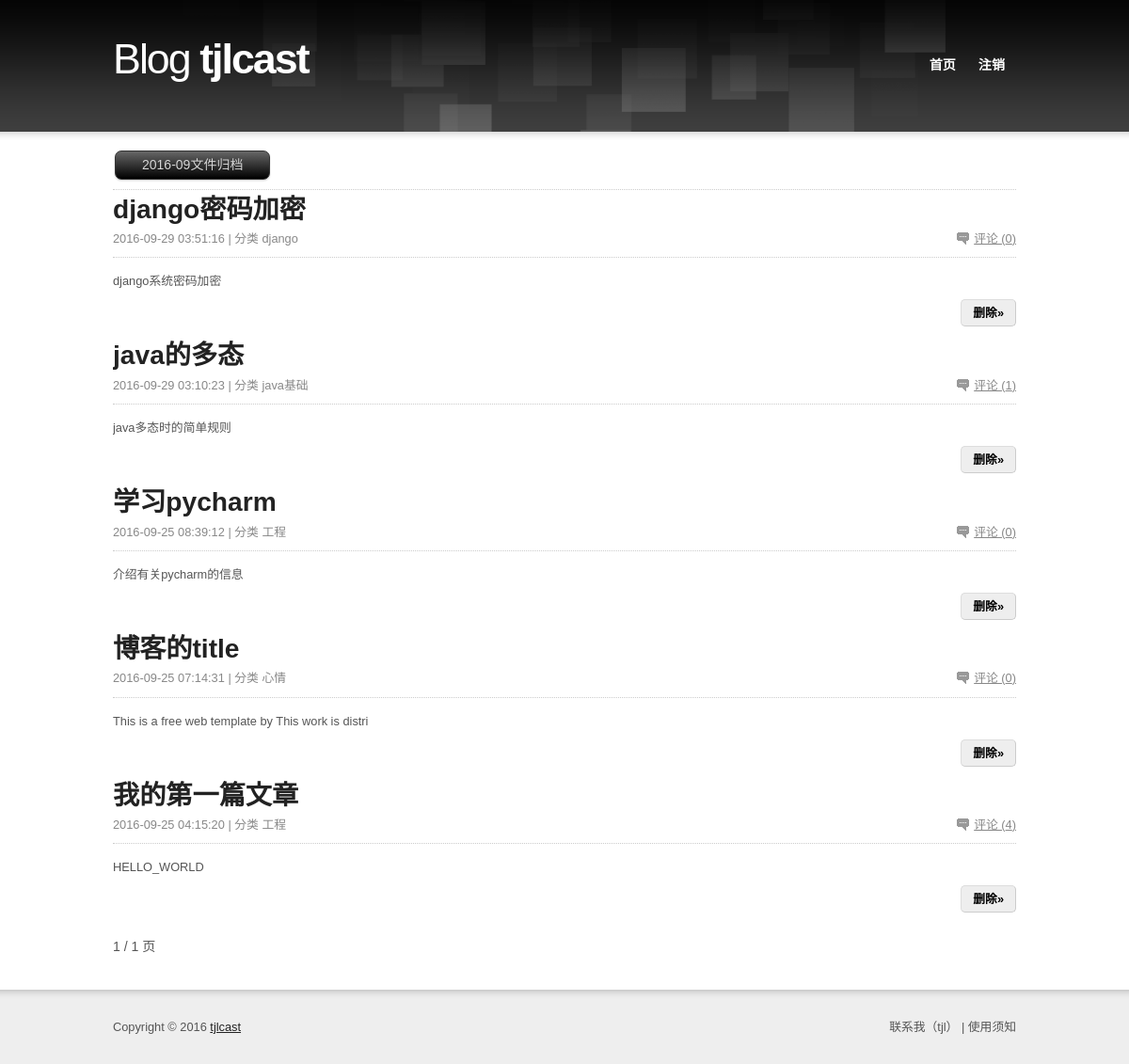
The page /archive/?year=2016&month=09 (signed in) on the database its author committed.
### blog_old_project/models.py (models this page shows, shortened)
class Article(models.Model):
    title = models.CharField(max_length=50, verbose_name='文章标题')
    desc = models.CharField(max_length=50, verbose_name='文章描述')
    content = models.TextField(verbose_name='文章内容')
    click_count = models.IntegerField(default=0, verbose_name='点击次数')
    is_recommend = models.BooleanField(default=False, verbose_name='是否推荐')
    date_publish = models.DateTimeField(auto_now_add=True, verbose_name='发布时间')
    user = models.ForeignKey(User, verbose_name='用户')
    category = models.ForeignKey(Category, blank=True, null=True, verbose_name='分类')
    tag = models.ManyToManyField(Tag, verbose_name='标签')
    objects = ArticleManager()
    class Meta:
        verbose_name = '文章'
        verbose_name_plural = verbose_name
        ordering = ['-date_publish']

class Category(models.Model):
    name = models.CharField(max_length=30, verbose_name='分类名称')
    index = models.IntegerField(default=999,verbose_name='分类的排序')
    class Meta:
        verbose_name = '分类'
        verbose_name_plural = verbose_name
        ordering = ['index', 'id']

### blog_old_project/views.py (the view)
# urls.py: url(r'archive/$', archive, name='archive'),
def archive(request):
    try:
        year = request.GET.get('year', None)
        month = request.GET.get('month', None)
        article_list = Article.objects.filter(date_publish__icontains=year + '-' + month)
        article_list = getPaginator(request, article_list, 1, 5)
    except Exception as e:
        print e
        logger.error(e)
    return render(request, 'archive.html', locals())

### blog_old_project/tools/MyPagination.py (called while the page is built)
    def page(self, number):
        self.page_num = number
        return super(JuncheePaginator, self).page(number)

### blog_old_project/views.py (called while the page is built)
def global_settings(request):
    SITE_NAME = settings.SITE_NAME
    SITE_DESC = settings.SITE_DESC
    return locals()

def getPaginator(request, obj_list, curPage, page_size=5):
    paginator = JuncheePaginator(obj_list, page_size)
    try:
        cur_page = int(curPage)
        obj_list = paginator.page(cur_page)
    except Exception as e:
        obj_list = paginator.page(1)
    return obj_list

### templates/archive.html (shortened to what this page needs)
{% include 'header.html' %}
	<div id="section" class="box">
		<div class="button black"> {{ year }}-{{ month }}文件归档 </div>
		<div style="border-bottom: 1px dotted #CCC;margin: 10px 0 0 0"></div>
		<ul class="articles box">
                {% for article in article_list %}
                    <li>
					<h2><a href="{% url 'article' %}?id={{ article.id }}">{{ article.title }}</a></h2>
					<div class="article-info box">
						<p class="f-right"><a href="{% url 'article' %}?id={{ article.id }}" class="comment">评论 ({{ article.comment_set.all.count }})</a></p>
						<p class="f-left">{{ article.date_publish | date:'Y-m-d H:i:s' }} | 分类 {{ article.category.name }} </p>
					</div>
					<p>{{ article.desc }}</p>
					{% if request.user.is_authenticated %}<p class="more"><a href="#">删除&raquo;</a></p>{% endif %}
				    </li>
                {% endfor %}
			</ul>
            <div class="pagination box">
                    <p class="f-left"> {{ article_list.number }} / {{ article_list.paginator.num_pages }} 页</p>
            </div>
	</div>
{% include 'footer.html' %}

### static/css/main.css (style rules this page uses)
blockquote, body, button, code, dd, div, dl, dt, fieldset, form, h1, h2, h3, h4, h5, h6, img, legend, li, ol, p, pre, td, th, ul { margin:0; padding:0; border:0; vertical-align:baseline; }
address, blockquote, dl, fieldset, form, h1, h2, h3, h4, h5, h6, ol, p, table, ul { margin:15px 0; }
body { background:url("../design/bg.png") 0 0 repeat-x; font:0.8em/1.5 "arial", sans-serif; }
h2 { font-size:220%; font-weight:bold; }
#section { overflow:hidden; padding:20px 0; }
.articles { margin:0; list-style:none; }
.articles h2 { margin:0; }
.articles h2 a { text-decoration:none; }
.articles .article-info { padding-bottom:10px; }
.articles .article-info .comment { padding-left:18px; background:url("../design/comment.gif") 0 50% no-repeat; }
.articles .article-info p { margin:0; }
.pagination { font-size:110%; }
.more { text-align:right; }
.more a { border-radius:5px; -webkit-border-radius:5px; -moz-border-radius:5px; padding:6px 12px; text-decoration:none; font-weight:bold; }
.box { min-height:1px; _height:1%; }
.box:after { display:block; visibility:hidden; clear:both; line-height:0; font-size:0; content:"."; }
.f-left { float:left !important; }
.f-right { float:right !important; }

### static/css/skin.css (style rules this page uses)
body { background-color:#FFF; color:#555; }
a { color:#222; }
h2 { color:#222; }
.articles .article-info { border-bottom:1px dotted #CCC; color:#888; }
.articles .article-info a { color:#888; }
.more a { border:1px solid #DDD; border-right:1px solid #CCC; border-bottom:1px solid #CCC; background-color:#EEE; color:#000; }

### static/css/botton.css (style rules this page uses)
.button { display: inline-block; zoom: 1; *display: inline; vertical-align: baseline; margin: 0 2px; outline: none; cursor: pointer; text-align: center; text-decoration: none; font: 14px/100% Arial, Helvetica, sans-serif; padding: .5em 2em .55em; text-shadow: 0 1px 1px rgba(0,0,0,.3); -webkit-border-radius: .5em; -moz-border-radius: .5em; border-radius: .5em; -webkit-box-shadow: 0 1px 2px rgba(0,0,0,.2); -moz-box-shadow: 0 1px 2px rgba(0,0,0,.2); box-shadow: 0 1px 2px rgba(0,0,0,.2); }
.black { color: #d7d7d7; border: solid 1px #333; background: #333; background: -webkit-gradient(linear, left top, left bottom, from(#666), to(#000)); background: -moz-linear-gradient(top, #666, #000); filter: progid:DXImageTransform.Microsoft.gradient(startColorstr='#666666', endColorstr='#000000'); }

### rows shown on the page
Article: title "django密码加密", comment_set.all.count "0", date_publish "2016-09-29 03:51:16", category.name "django", desc "django系统密码加密"
Article: title "java的多态", comment_set.all.count "1", date_publish "2016-09-29 03:10:23", category.name "java基础", desc "java多态时的简单规则"
Article: title "学习pycharm", comment_set.all.count "0", date_publish "2016-09-25 08:39:12", category.name "工程", desc "介绍有关pycharm的信息"
Article: title "博客的title", comment_set.all.count "0", date_publish "2016-09-25 07:14:31", category.name "心情", desc "This is a free web template by This work is distri"
Article: title "我的第一篇文章", comment_set.all.count "4", date_publish "2016-09-25 04:15:20", category.name "工程", desc "HELLO_WORLD"

### other values the page prints
{{ SITE_NAME }} "tjlcast"
{{ year }} "2016"
{{ month }} "09"
{{ article_list.number }} "1"
{{ article_list.paginator.num_pages }} "1"
